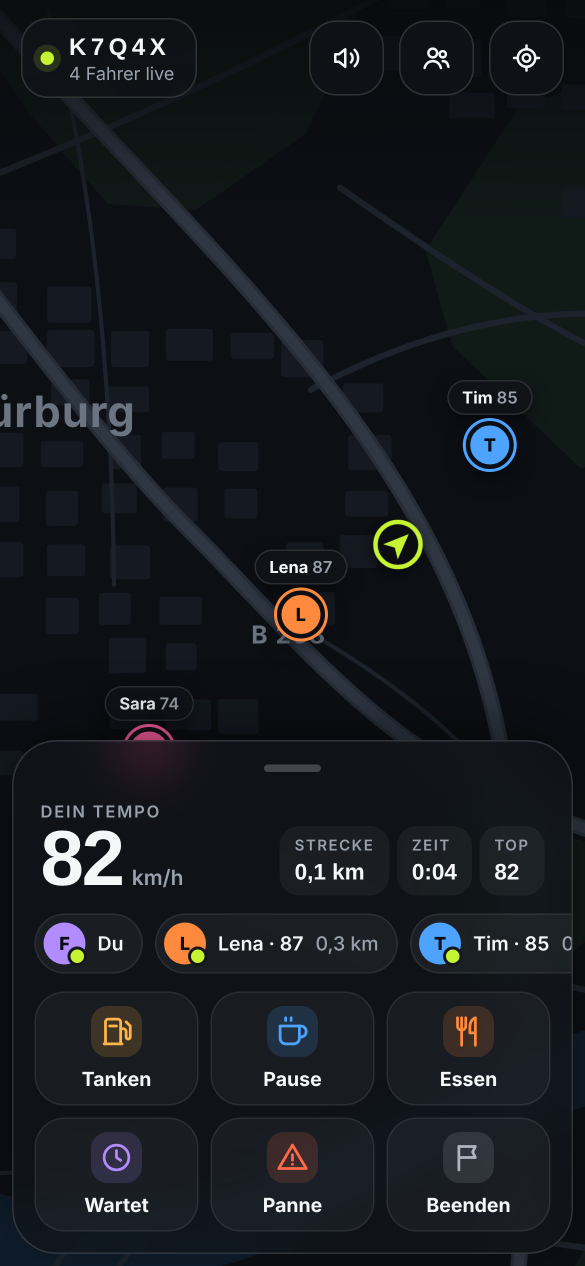
#> input picture promo/screens/map.png, 1170 x 2532 px (shown at 1/2 size); its folder holds only this picture in this run
$ python -i render.py   (imports and definitions only)
#> lines starting #> are read from the running program, lines starting #| are printed output that depends on the picture; after the words box and inside, x2 and y2 are one past the last pixel; in counts of white or black regions, pixels touching at a corner belong together
"""Konvoi promo video renderer: PIL frames -> ffmpeg (H.264, 1080x1920, 30 fps)."""
import math, subprocess, sys
from PIL import Image, ImageDraw, ImageFont, ImageFilter

W, H, FPS = 1080, 1920, 30
FD = '/usr/share/fonts/opentype/inter/'
def F(name, size): return ImageFont.truetype(FD + name, size)
BLACK = F('InterDisplay-Black.otf', 1)  # warm cache

LIME = (198, 244, 50); BG = (8, 9, 12); WHITE = (244, 246, 248); MUTED = (152, 161, 173)
ORANGE = (255, 138, 61); BLUE = (77, 163, 255); PINK = (255, 95, 162); AMBER = (255, 181, 71); RED = (255, 107, 74)

def clamp(x, a=0.0, b=1.0): return max(a, min(b, x))
def ease_out(x): x = clamp(x); return 1 - (1 - x) ** 3
def ease_in_out(x): x = clamp(x); return 3 * x * x - 2 * x * x * x
def back_out(x):
    x = clamp(x); c1 = 1.70158; c3 = c1 + 1
    return 1 + c3 * (x - 1) ** 3 + c1 * (x - 1) ** 2
def prog(t, a, b): return clamp((t - a) / (b - a))

# ---------- background ----------
# [9 lines left out: function make_bg, not called in this run]
BGIMG = None
# [11 lines left out: function bg_frame, not called in this run]

# ---------- text ----------
def text_w(font, s): return font.getlength(s)
# [29 lines left out: functions draw_text_center, word_reveal, not called in this run]

# ---------- phone ----------
SCREEN_W = 700
def load_phone(path):
#> called with path = 'screens/map.png'
    sc = Image.open(path).convert('RGB')
#> sc is the input picture: PIL image 1170x2532 RGB; mean R, G, B 23.3, 26.9, 31.4
    sh = int(SCREEN_W * sc.height / sc.width)
#> sh = 1514
    sc = sc.resize((SCREEN_W, sh), Image.LANCZOS)
#> sc: PIL image 700x1514 RGB
    bez = 18; r = 86
    pw, ph = SCREEN_W + bez * 2, sh + bez * 2
#> pw = 736; ph = 1550
    phone = Image.new('RGBA', (pw + 120, ph + 120), (0, 0, 0, 0))
#> phone: PIL image 856x1670 RGBA; every value is 0
    # shadow
    sh_l = Image.new('L', phone.size, 0)
#> sh_l: PIL image 856x1670 L; every value is 0
    ImageDraw.Draw(sh_l).rounded_rectangle([60, 80, 60 + pw, 80 + ph], radius=r + 10, fill=170)
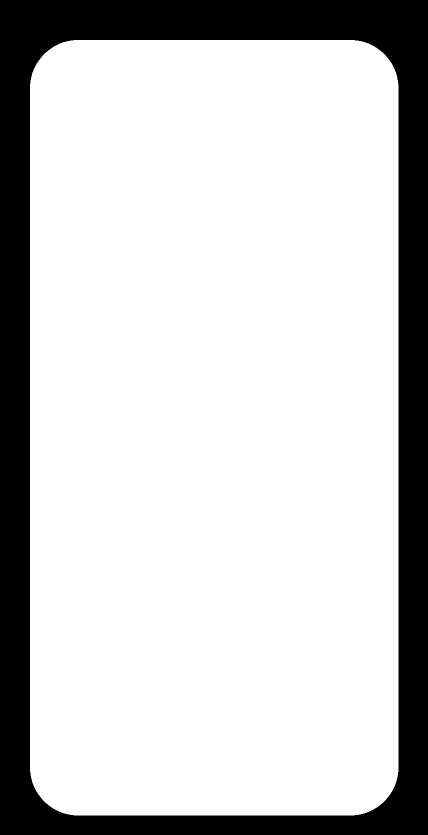
#> sh_l: PIL image 856x1670 L (shown at 1/2 size); values 0 (black) and 170 (white), 79.4% white; 1 black region, box (x1, y1, x2, y2) and area: (0, 0, 856, 1670) 294449
    sh_l = sh_l.filter(ImageFilter.GaussianBlur(36))
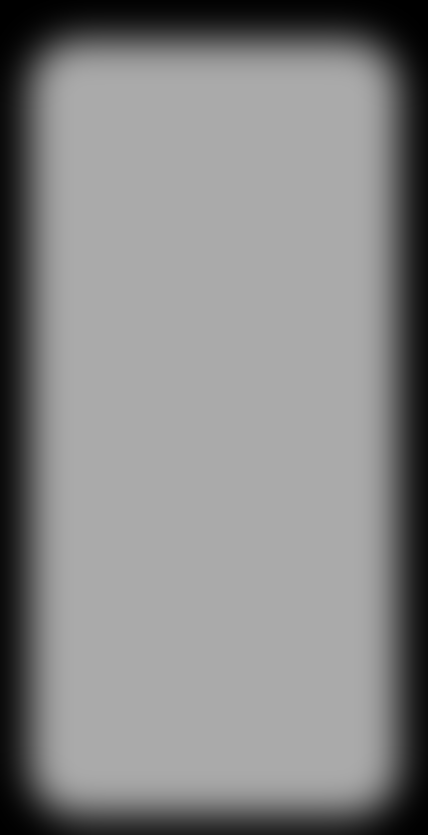
#> sh_l: PIL image 856x1670 L (shown at 1/2 size); min 0, max 170, mean 134.7
    phone.paste((0, 0, 0, 255), (0, 0), sh_l)
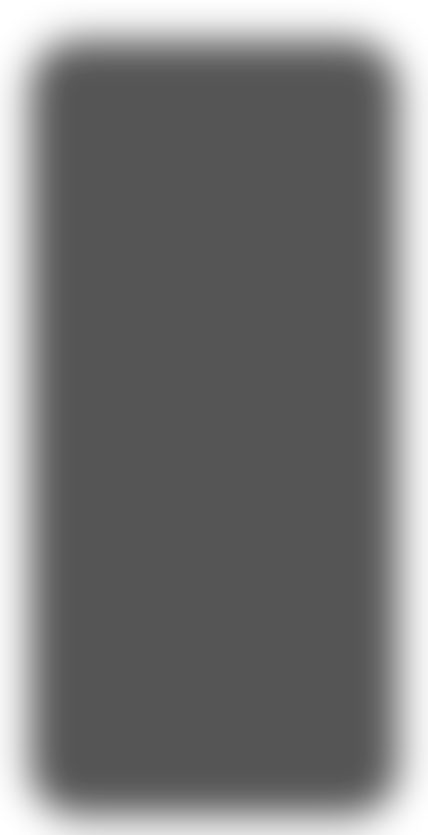
#> phone: PIL image 856x1670 RGBA (shown at 1/2 size); mean R, G, B, A 0, 0, 0, 134.7; transparent parts drawn white
    d = ImageDraw.Draw(phone)
    d.rounded_rectangle([60, 60, 60 + pw, 60 + ph], radius=r + 10, fill=(26, 28, 33, 255), outline=(58, 62, 70, 255), width=3)
    mask = Image.new('L', sc.size, 0)
#> mask: PIL image 700x1514 L; every value is 0
    ImageDraw.Draw(mask).rounded_rectangle([0, 0, sc.width - 1, sc.height - 1], radius=r - 8, fill=255)
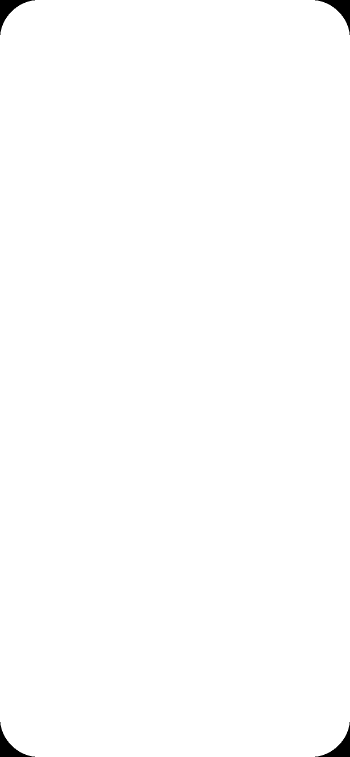
#> mask: PIL image 700x1514 L (shown at 1/2 size); 99.5% white; 4 black regions, box (x1, y1, x2, y2) and area: (0, 0, 70, 70) 1327, (630, 0, 700, 70) 1327, (0, 1444, 70, 1514) 1327, (630, 1444, 700, 1514) 1327
    phone.paste(sc, (60 + bez, 60 + bez), mask)
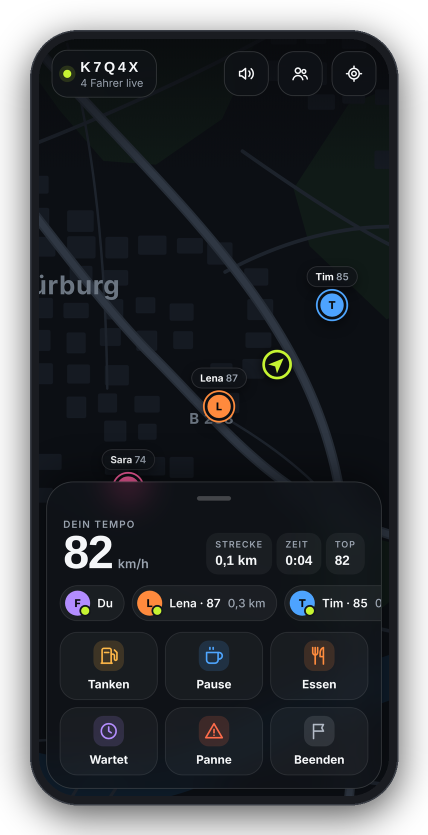
#> phone: PIL image 856x1670 RGBA (shown at 1/2 size); mean R, G, B, A 19, 21.8, 25.4, 210.1; transparent parts drawn white
    # dynamic island
    d.rounded_rectangle([60 + pw / 2 - 70, 60 + bez + 16, 60 + pw / 2 + 70, 60 + bez + 56], radius=20, fill=(0, 0, 0, 255))
    return phone, (60 + bez, 60 + bez), sc.size

# [81 lines left out: functions place_phone, crossfade_phone, ripple, pill, app_icon, hook_dots and 1 more, not called in this run]

>>> result = load_phone('screens/map.png')

$ run again, on promo/screens/meet.png
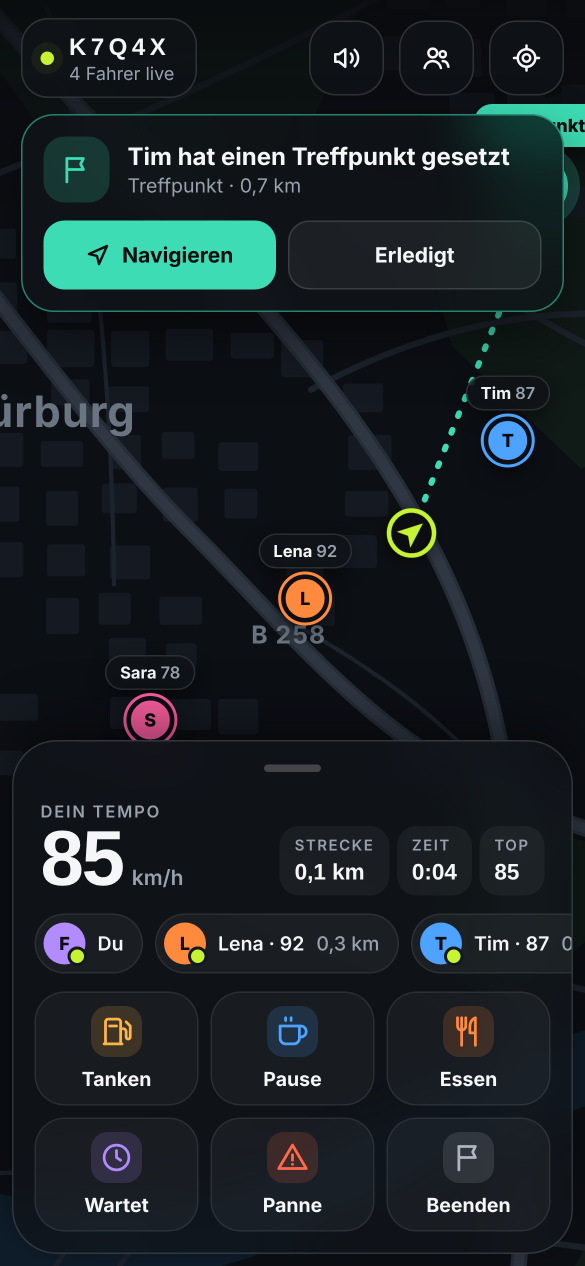
#> input picture promo/screens/meet.png, 1170 x 2532 px (shown at 1/2 size)
#> in load_phone, sc is the input picture: PIL image 1170x2532 RGB; mean R, G, B 26, 33.6, 37.1
#> sc: PIL image 700x1514 RGB
#> in load_phone, `phone.paste(sc, (60 + bez, 60 + bez), mask)`:
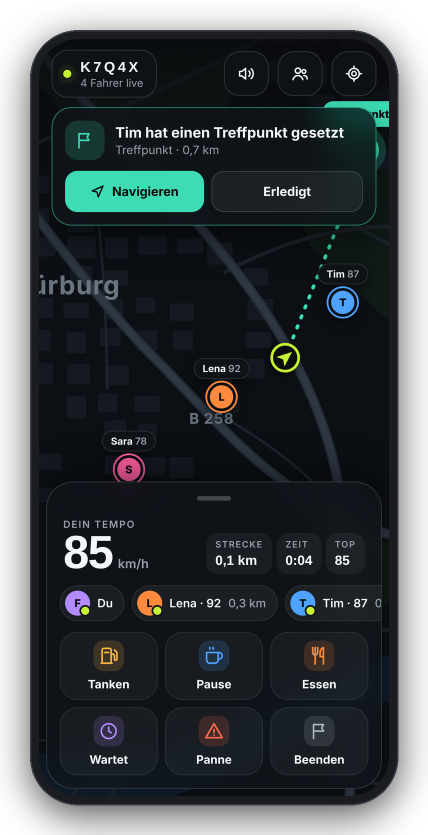
#> phone: PIL image 856x1670 RGBA (shown at 1/2 size); mean R, G, B, A 21, 26.7, 29.6, 210.1; transparent parts drawn white

$ run again, on promo/screens/panne.png
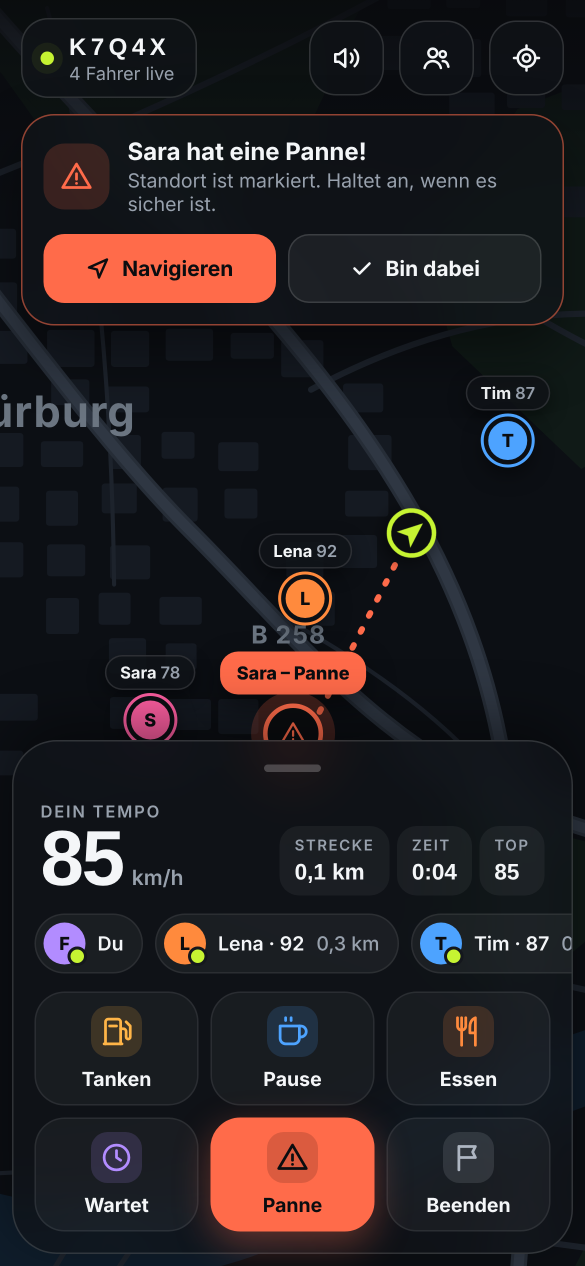
#> input picture promo/screens/panne.png, 1170 x 2532 px (shown at 1/2 size)
#> in load_phone, sc is the input picture: PIL image 1170x2532 RGB; mean R, G, B 37.7, 32.4, 35
#> in load_phone, `sc = sc.resize((SCREEN_W, sh), Image.LANCZOS)`:
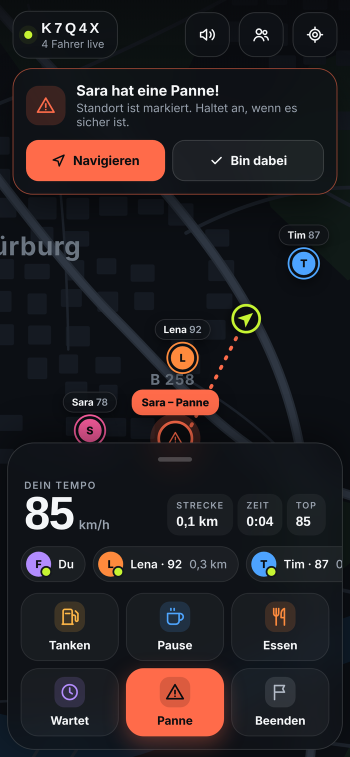
#> sc: PIL image 700x1514 RGB (shown at 1/2 size); mean R, G, B 37.6, 32.4, 34.9
#> in load_phone, `phone.paste(sc, (60 + bez, 60 + bez), mask)`:
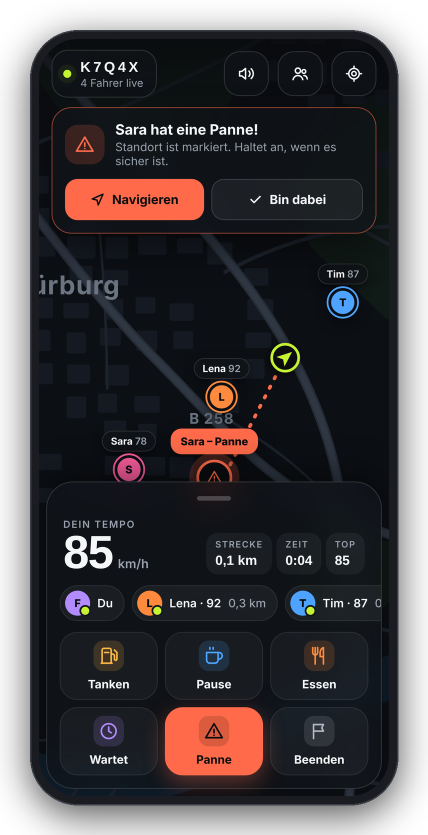
#> phone: PIL image 856x1670 RGBA (shown at 1/2 size); mean R, G, B, A 29.6, 25.9, 28, 210.1; transparent parts drawn white
